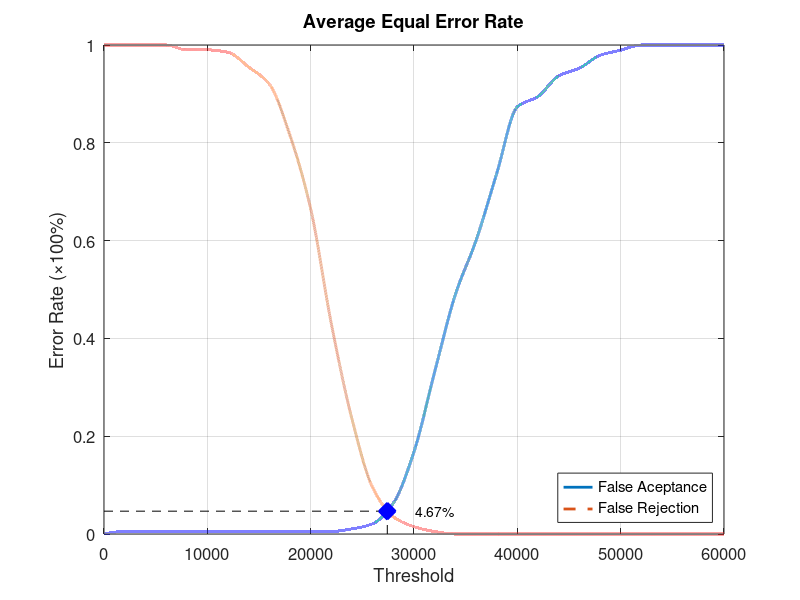
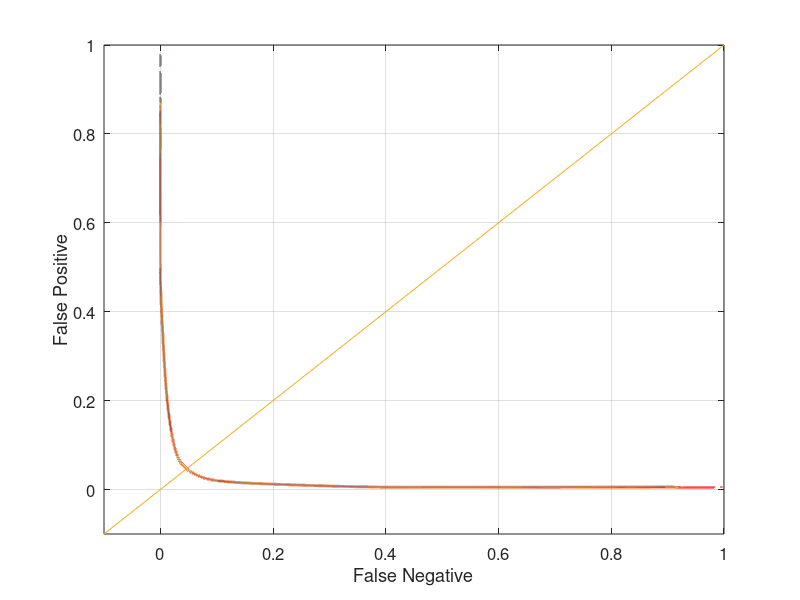

Reproduce these figures in MATLAB, in order.
function yEER = Database2_1
close all;
clear;
clc;
x = 0:2000:60000;
xq = 0:0.5:60000;

y0 = [0 0.00526316 0.00526316 0.00526316 0.00526316 0.00526316 0.00526316 0.00526316 0.00526316 0.00526316 0.00526316 0.00526316 0.0105263 0.0210526 0.0631579 0.168421 0.331579 0.489474 0.6 0.736842 0.873684 0.894737 0.936842 0.952632 0.978947 0.989474 1 1 1 1 1];
yy0 = interp1(x, y0, xq, 'pchip');
y1 = [1 1 1 1 0.99 0.99 0.985 0.955 0.92 0.815 0.665 0.43 0.235 0.095 0.035 0.015 0.005 0 0 0 0 0 0 0 0 0 0 0 0 0 0];
yy1 = interp1(x, y1, xq, 'pchip');

% Calculating EER: 
y2 = abs(y0 - y1);
find(y2 == min(y2))
yy2 = abs(yy0 - yy1);
xEER = find(yy2 == min(yy2));
xEERIndex = xq(xEER) % X-axis EER
yEER = yy0(xEER) % Y-axis EER

main = figure
plot(xq, yy0,'-','LineWidth', 2);	hold on
plot(xq, yy1,'--','LineWidth', 2);	hold on
plot([xEERIndex xEERIndex], [0 yEER], 'k--');	hold on
plot([0 xEERIndex], [yEER yEER], 'k--');	hold on
plot(xEERIndex, yEER, 'bx', 'LineWidth', 10);	hold on
text(xEERIndex + 10 * xEERIndex / 100, yEER, [num2str(round((10000 * yEER)) / 100) '%'])
legend('False Aceptance', 'False Rejection', 'Location', 'SouthEast')
xlabel('Threshold')
ylabel('Error Rate (\times100%)')
title('Average Equal Error Rate')
set(gca, 'FontSize', 12)
axis([0 60000 0 1])
grid on

print(main, 'Database2_1Main', '-dpng');
FNRxFPR = figure('Color', [1 1 1]);
plot(yy1, yy0, '-', yy1, yy0, 'LineWidth', 2);
hold on
y = -0.1:0.1:1
plot(y, y); 
set(gca, 'FontSize', 12)
xlabel('False Negative')
ylabel('False Positive')
axis([-0.1 1 -0.1 1])
set(gca, 'FontSize', 12)
grid on

print(FNRxFPR, 'Database2_1FNRxFPR','-dpng');
end
